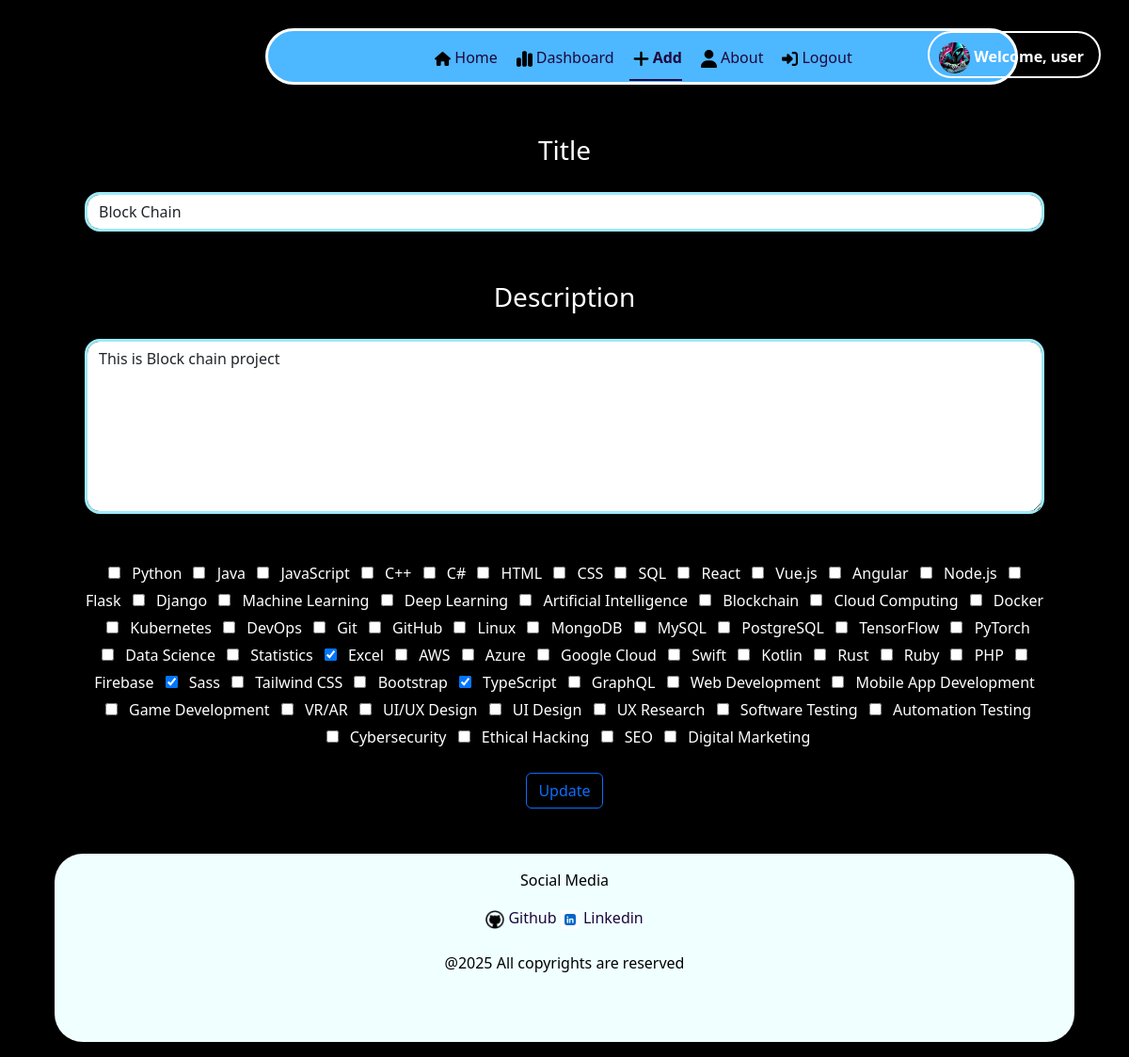
/user/update/6 (signed in), run on the app's committed database.
### application/model.py (models this page shows)
class Users(UserMixin, db.Model):
    __tablename__ = 'users'
    id = db.Column(db.Integer, nullable = False, primary_key = True)
    name = db.Column(db.String(50), nullable = False)
    email = db.Column(db.String(255), nullable = False, unique = True)
    password = db.Column(db.String, nullable = False)
    gender = db.Column(db.String, nullable = False)
    is_admin = db.Column(db.Boolean, default = False, nullable = False)
    is_blocked = db.Column(db.Boolean, default = False, nullable = False)
    projects = db.relationship('Projects', lazy = True, backref = 'creator')
    interest = db.relationship('Interest', lazy = True, backref = 'user')
    discussion = db.relationship('Discussion', lazy = True, backref = 'user')

class Projects(db.Model):
    __tablename__ = 'projects'
    id = db.Column(db.Integer, primary_key = True, nullable = False)
    title = db.Column(db.String(50), nullable = False, unique = True)
    description = db.Column(db.Text, nullable = False)
    skills = db.Column(db.String, nullable = False)
    users_id = db.Column(db.Integer, db.ForeignKey('users.id'), nullable = False)
    interest = db.relationship('Interest', lazy = True, backref = 'project')
    discussion = db.relationship('Discussion', lazy = True, backref = 'project')

### application/routes.py (the view, shortened to what this page needs)
@app.route("/user/update/<int:project_id>", methods = ["GET", "POST"])
@login_required
def user_update(project_id):
    user = current_user
    project = Projects.query.filter(Projects.id == project_id, Projects.users_id == user.id).first()
    return render_template('user_update.html', project = project, skills = skills, user = user)

### application/routes.py (called while the page is built)
@login_manager.user_loader
def load_user(user_id):
    return Users.query.get(int(user_id))

### templates/user_update.html (shortened to what this page needs)
{% extends "base.html" %}
{% block content %}
<section class = "container-fluid">
    <div class = "container">
        <div class="blurfle">
            <ul class = "nav justify-content-center nav-underline">
                <li class = "nav-item py-2">
                    <a class = "nav-link " href = "{{ url_for('user_home') }}" style = "color: rgb(29, 7, 61);"><img src = "/static/images/house-solid.svg" class = "m-1" style = "width:17px"/>Home</a>
                </li>
                <li class = "nav-item py-2">
                    <a class = "nav-link  " href = "{{ url_for('user_dashboard') }}" style = "color: rgb(29, 7, 61);"><img src = "/static/images/chart-simple-solid.svg" class = "m-1" style = "width:17px"/>Dashboard</a>
                </li>
                <li class = "nav-item py-2">
                    <a class = "nav-link active " href = "{{ url_for('user_add') }}" style = "color: rgb(29, 7, 61);"><img src = "/static/images/plus-solid.svg" class = "m-1" style = "width:17px"/>Add</a>
                </li>
                <li class = "nav-item py-2">
                    <a class = "nav-link " href = "{{ url_for('user_about') }}" style = "color: rgb(29, 7, 61);"><img src = "/static/images/user-solid.svg" class = "m-1" style = "width:17px"/>About</a>
                </li>
                <li class = "nav-item py-2">
                    <a class = "nav-link " href = "{{ url_for('logout') }}" style = "color: rgb(29, 7, 61);"><img src = "/static/images/right-to-bracket-solid.svg" class = "m-1" style = "width:17px"/>Logout</a>
                </li>
                    <div class = "position-absolute end-0 pe-3 ros " >
                        <b>
                            <img src = "/static/images/cyber.jpeg" style = "width:33px; border-radius:30px;">
                            <a href = "" style = "color: white;" class = "link"> Welcome, {{ user.name }}</a> </b>
                    </div>
            </ul>
        </div>
        <div  class = "m-5 text-center">
            <form method="POST" action="{{ url_for('user_update', project_id = project.id ) }}">
                <label class = "fs-3">Title</label><br/><br/>
                <input type="text" name="title" value="{{ project.title }}" class = "border border-info-subtle border-3 rounded-4 form-control w-100 " required><br/><br/>
                <label class = "fs-3">Description</label><br/><br/>
                <textarea name="description" class = "border border-info-subtle border-3 rounded-4 form-control w-100 " rows = "7" cols = "50">{{ project.description }} </textarea><br/><br/>
                {% for skill in skills %}
                    <input type="checkbox" name="skills" value="{{ skill }}" class = "m-2 "
                        {% if skill in project.skills %}checked{% endif %}> {{ skill }}
                {% endfor %}
                <br/><br/>
                <button type="submit" class = "btn btn-outline-primary">Update</button>
            </form>
        </div>
        <footer >
            <div class = "text-center krindale p-3 m-3" >
             <p>Social Media</p>
             <a href = "https://github.com/jitendra-rathore-iitm" style = "color: rgb(29, 7, 61);" class = "link">
                 <img src = "/static/images/github.png" style = "width: 20px; ">
                 Github
             </a>
             <a href = "https://www.linkedin.com/in/jitendrarathore-/" style = "color: rgb(29, 7, 61);" class = "link">
                 <img src = "/static/images/linkedin.png" style = "width:20px;">
                 Linkedin
             </a>
             <br/>
             <br/>
             <div>
                 @2025 All copyrights are reserved
             </div>
             </div>
         </footer>
        </div>
</section>
{% endblock %}

### static/CSS/style.css (style rules this page uses)
body { background-color: black; color:white; }
.link { text-decoration: none; }
.krindale { color: black; background-color: azure; height:200px; border-radius: 30px; }
.blurfle { background-color: #4DB7FF; border: 3px solid white; border-radius: 30px; margin-top: 30px; margin-left: 240px; width: 800px; height: 60px; }
.ros { border:2px solid white; border-radius: 30px; height:50px; width:fit-content; padding: 10px 10px 10px 10px; margin: 0px 30px 30px 30px; }

### data on the page
Users: name "user"
Projects: title "Block Chain", description "This is Block chain project", skills "☑" "☑" "☑"

### other printed values
{{ skill }} "Python" "Java" "JavaScript" "C++" "C#" "HTML" "CSS" "SQL" "React" "Vue.js" "Angular" "Node.js" "Flask" "Django" "Machine Learning" "Deep Learning" "Artificial Intelligence" "Blockchain" "Cloud Computing" "Docker" "Kubernetes" "DevOps" "Git" "GitHub" "Linux" "MongoDB" "MySQL" "PostgreSQL" "TensorFlow" "PyTorch" "Data Science" "Statistics" "Excel" "AWS" "Azure" "Google Cloud" "Swift" "Kotlin" "Rust" "Ruby" "PHP" "Firebase" "Sass" "Tailwind CSS" "Bootstrap" "TypeScript" "GraphQL" "Web Development" "Mobile App Development" "Game Development" "VR/AR" "UI/UX Design" "UI Design" "UX Research" "Software Testing" "Automation Testing" "Cybersecurity" "Ethical Hacking" "SEO" "Digital Marketing"
